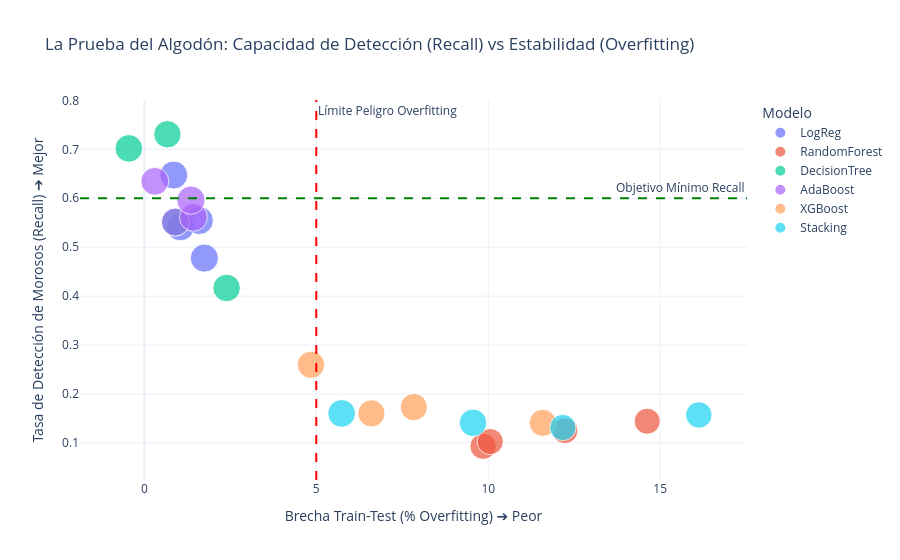

Notebook code for this chart:
### Markdown cell above
Este es el gráfico más "Pro" que puedes enseñar. Muestra en el eje Y cuánto acierta el modelo (Recall) y en el eje X cuánto "overfitting" tiene (el GAP).

Lo ideal es estar arriba a la izquierda (Mucho acierto, cero overfitting).

Verás a los modelos de Stacking y XGBoost perdidos por la derecha (mucho overfitting).

### Code cell
# GRÁFICO 1: RECALL vs OVERFITTING GAP
df_resultados['Config'] = df_resultados['Modelo'] + " | SMOTE:" + df_resultados['SMOTE'].astype(str) + " | PCA:" + df_resultados['PCA'].astype(str)

fig1 = px.scatter(
    df_resultados, 
    x="Overfitting_Gap_Pct", 
    y="Recall_1", 
    color="Modelo", 
    size="ROC_AUC", 
    hover_name="Config",
    hover_data={
        "Modelo": False,
        "Recall_1": ':.3f',
        "Overfitting_Gap_Pct": ':.2f',
        "ROC_AUC": ':.3f',
        "Threshold": ':.3f'
    },
    title="La Prueba del Algodón: Capacidad de Detección (Recall) vs Estabilidad (Overfitting)",
    labels={
        "Overfitting_Gap_Pct": "Brecha Train-Test (% Overfitting) ➔ Peor",
        "Recall_1": "Tasa de Detección de Morosos (Recall) ➔ Mejor"
    },
    template="plotly_white"
)

# Añadimos líneas de referencia (Lo ideal es estar en el cuadrante superior izquierdo)
fig1.add_vline(x=5, line_width=2, line_dash="dash", line_color="red", annotation_text="Límite Peligro Overfitting")
fig1.add_hline(y=0.60, line_width=2, line_dash="dash", line_color="green", annotation_text="Objetivo Mínimo Recall")

fig1.show()

### Figure 1 — Plotly figure (JSON) as saved in the notebook; plotly's stock layout.template omitted (floating-point values rounded to 4 significant figures)
{"data": [{"customdata": [["LogReg", 0.6123, 0.5399], ["LogReg", 0.6086, 0.5207], ["LogReg", 0.6079, 0.5134], ["LogReg", 0.6071, 0.4777]], "hovertemplate": "<b>%{hovertext}</b><br><br>Brecha Train-Test (% Overfitting) ➔ Peor=%{x:.2f}<br>Tasa de Detección de Morosos (Recall) ➔ Mejor=%{y:.3f}<br>ROC_AUC=%{customdata[1]:.3f}<br>Threshold=%{customdata[2]:.3f}<extra></extra>", "hovertext": ["LogReg | SMOTE:False | PCA:False", "LogReg | SMOTE:True | PCA:False", "LogReg | SMOTE:False | PCA:True", "LogReg | SMOTE:True | PCA:True"], "legendgroup": "LogReg", "marker": {"color": "#636efa", "size": [0.6123, 0.6086, 0.6079, 0.6071], "sizemode": "area", "sizeref": 0.001541, "symbol": "circle"}, "mode": "markers", "name": "LogReg", "orientation": "v", "showlegend": true, "type": "scatter", "x": [1.745, 1.05, 1.599, 0.8544], "xaxis": "x", "y": [0.4776, 0.5417, 0.5545, 0.6474], "yaxis": "y"}, {"customdata": [["RandomForest", 0.5327, 0.57], ["RandomForest", 0.5206, 0.402], ["RandomForest", 0.5262, 0.56], ["RandomForest", 0.5254, 0.465]], "hovertemplate": "<b>%{hovertext}</b><br><br>Brecha Train-Test (% Overfitting) ➔ Peor=%{x:.2f}<br>Tasa de Detección de Morosos (Recall) ➔ Mejor=%{y:.3f}<br>ROC_AUC=%{customdata[1]:.3f}<br>Threshold=%{customdata[2]:.3f}<extra></extra>", "hovertext": ["RandomForest | SMOTE:False | PCA:False", "RandomForest | SMOTE:True | PCA:False", "RandomForest | SMOTE:False | PCA:True", "RandomForest | SMOTE:True | PCA:True"], "legendgroup": "RandomForest", "marker": {"color": "#EF553B", "size": [0.5327, 0.5206, 0.5262, 0.5254], "sizemode": "area", "sizeref": 0.001541, "symbol": "circle"}, "mode": "markers", "name": "RandomForest", "orientation": "v", "showlegend": true, "type": "scatter", "x": [9.85, 12.23, 10.06, 14.62], "xaxis": "x", "y": [0.09295, 0.125, 0.1026, 0.1442], "yaxis": "y"}, {"customdata": [["DecisionTree", 0.5847, 0.5584], ["DecisionTree", 0.5892, 0.4214], ["DecisionTree", 0.5862, 0.5599], ["DecisionTree", 0.5765, 0.4926]], "hovertemplate": "<b>%{hovertext}</b><br><br>Brecha Train-Test (% Overfitting) ➔ Peor=%{x:.2f}<br>Tasa de Detección de Morosos (Recall) ➔ Mejor=%{y:.3f}<br>ROC_AUC=%{customdata[1]:.3f}<br>Threshold=%{customdata[2]:.3f}<extra></extra>", "hovertext": ["DecisionTree | SMOTE:False | PCA:False", "DecisionTree | SMOTE:True | PCA:False", "DecisionTree | SMOTE:False | PCA:True", "DecisionTree | SMOTE:True | PCA:True"], "legendgroup": "DecisionTree", "marker": {"color": "#00cc96", "size": [0.5847, 0.5892, 0.5862, 0.5765], "sizemode": "area", "sizeref": 0.001541, "symbol": "circle"}, "mode": "markers", "name": "DecisionTree", "orientation": "v", "showlegend": true, "type": "scatter", "x": [2.392, -0.4516, 0.9032, 0.6713], "xaxis": "x", "y": [0.4167, 0.7019, 0.5513, 0.7308], "yaxis": "y"}, {"customdata": [["AdaBoost", 0.6135, 0.2835], ["AdaBoost", 0.5978, 0.4784], ["AdaBoost", 0.6165, 0.3201], ["AdaBoost", 0.601, 0.4936]], "hovertemplate": "<b>%{hovertext}</b><br><br>Brecha Train-Test (% Overfitting) ➔ Peor=%{x:.2f}<br>Tasa de Detección de Morosos (Recall) ➔ Mejor=%{y:.3f}<br>ROC_AUC=%{customdata[1]:.3f}<br>Threshold=%{customdata[2]:.3f}<extra></extra>", "hovertext": ["AdaBoost | SMOTE:False | PCA:False", "AdaBoost | SMOTE:True | PCA:False", "AdaBoost | SMOTE:False | PCA:True", "AdaBoost | SMOTE:True | PCA:True"], "legendgroup": "AdaBoost", "marker": {"color": "#ab63fa", "size": [0.6135, 0.5978, 0.6165, 0.601], "sizemode": "area", "sizeref": 0.001541, "symbol": "circle"}, "mode": "markers", "name": "AdaBoost", "orientation": "v", "showlegend": true, "type": "scatter", "x": [0.9032, 1.428, 1.355, 0.3051], "xaxis": "x", "y": [0.5513, 0.5609, 0.5962, 0.6346], "yaxis": "y"}, {"customdata": [["XGBoost", 0.5744, 0.1984], ["XGBoost", 0.5722, 0.3049], ["XGBoost", 0.5691, 0.2665], ["XGBoost", 0.578, 0.5657]], "hovertemplate": "<b>%{hovertext}</b><br><br>Brecha Train-Test (% Overfitting) ➔ Peor=%{x:.2f}<br>Tasa de Detección de Morosos (Recall) ➔ Mejor=%{y:.3f}<br>ROC_AUC=%{customdata[1]:.3f}<br>Threshold=%{customdata[2]:.3f}<extra></extra>", "hovertext": ["XGBoost | SMOTE:False | PCA:False", "XGBoost | SMOTE:True | PCA:False", "XGBoost | SMOTE:False | PCA:True", "XGBoost | SMOTE:True | PCA:True"], "legendgroup": "XGBoost", "marker": {"color": "#FFA15A", "size": [0.5744, 0.5722, 0.5691, 0.578], "sizemode": "area", "sizeref": 0.001541, "symbol": "circle"}, "mode": "markers", "name": "XGBoost", "orientation": "v", "showlegend": true, "type": "scatter", "x": [7.836, 6.603, 11.58, 4.846], "xaxis": "x", "y": [0.1731, 0.1603, 0.141, 0.2596], "yaxis": "y"}, {"customdata": [["Stacking", 0.5947, 0.1574], ["Stacking", 0.5353, 0.3982], ["Stacking", 0.5866, 0.1399], ["Stacking", 0.5409, 0.4]], "hovertemplate": "<b>%{hovertext}</b><br><br>Brecha Train-Test (% Overfitting) ➔ Peor=%{x:.2f}<br>Tasa de Detección de Morosos (Recall) ➔ Mejor=%{y:.3f}<br>ROC_AUC=%{customdata[1]:.3f}<br>Threshold=%{customdata[2]:.3f}<extra></extra>", "hovertext": ["Stacking | SMOTE:False | PCA:False", "Stacking | SMOTE:True | PCA:False", "Stacking | SMOTE:False | PCA:True", "Stacking | SMOTE:True | PCA:True"], "legendgroup": "Stacking", "marker": {"color": "#19d3f3", "size": [0.5947, 0.5353, 0.5866, 0.5409], "sizemode": "area", "sizeref": 0.001541, "symbol": "circle"}, "mode": "markers", "name": "Stacking", "orientation": "v", "showlegend": true, "type": "scatter", "x": [5.737, 12.17, 9.557, 16.12], "xaxis": "x", "y": [0.1603, 0.1314, 0.141, 0.1571], "yaxis": "y"}], "layout": {"annotations": [{"showarrow": false, "text": "Límite Peligro Overfitting", "x": 5, "xanchor": "left", "xref": "x", "y": 1, "yanchor": "top", "yref": "y domain"}, {"showarrow": false, "text": "Objetivo Mínimo Recall", "x": 1, "xanchor": "right", "xref": "x domain", "y": 0.6, "yanchor": "bottom", "yref": "y"}], "legend": {"itemsizing": "constant", "title": {"text": "Modelo"}, "tracegroupgap": 0}, "shapes": [{"line": {"color": "red", "dash": "dash", "width": 2}, "type": "line", "x0": 5, "x1": 5, "xref": "x", "y0": 0, "y1": 1, "yref": "y domain"}, {"line": {"color": "green", "dash": "dash", "width": 2}, "type": "line", "x0": 0, "x1": 1, "xref": "x domain", "y0": 0.6, "y1": 0.6, "yref": "y"}], "title": {"text": "La Prueba del Algodón: Capacidad de Detección (Recall) vs Estabilidad (Overfitting)"}, "xaxis": {"anchor": "y", "domain": [0, 1], "title": {"text": "Brecha Train-Test (% Overfitting) ➔ Peor"}}, "yaxis": {"anchor": "x", "domain": [0, 1], "title": {"text": "Tasa de Detección de Morosos (Recall) ➔ Mejor"}}}}
